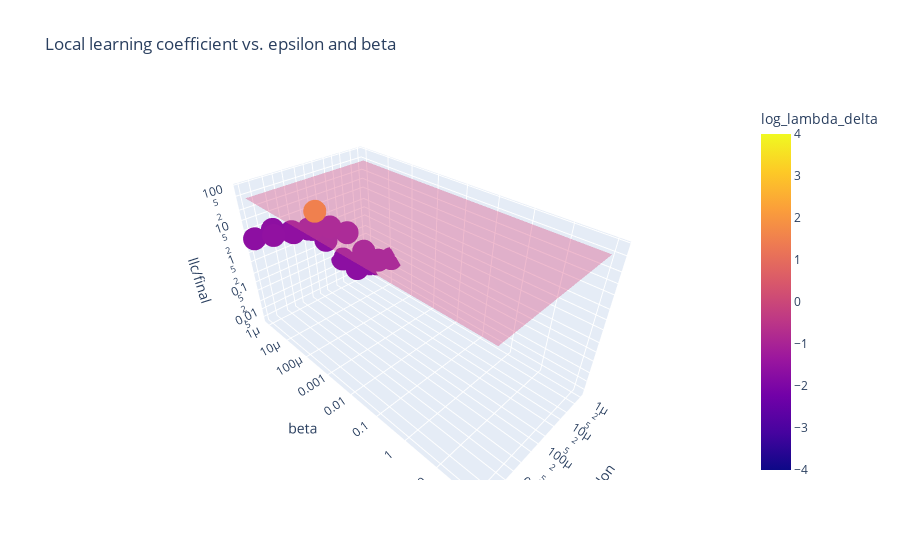

The notebook cell this image was saved under:
### Code cell
DLNanalyzer.plot(true_lambda = true_lambda, num_last_steps_to_average = 50)
